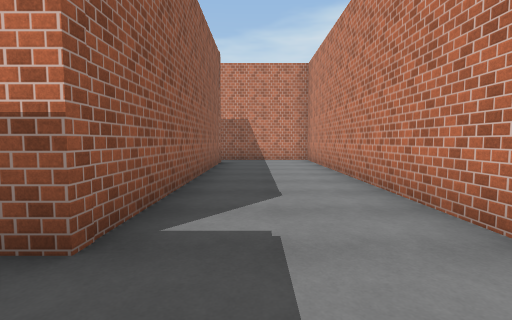
view 1 (above)

23 first-person views from a walk through a 3-D level made in the Unity game engine. The camera is 1.4 m above the floor, tilts 4° down and sees 85° across. The floor is counted in squares, 1.89 m on a side. Each view is taken from the middle of a square. On the plan, view 1 faces up. The plan holds only what a view shows up to about 10 squares ahead; the rest is blank. The place goes on beyond the plan. The player is left out. Surface patterns are stand-ins for the level's own textures.

view 2
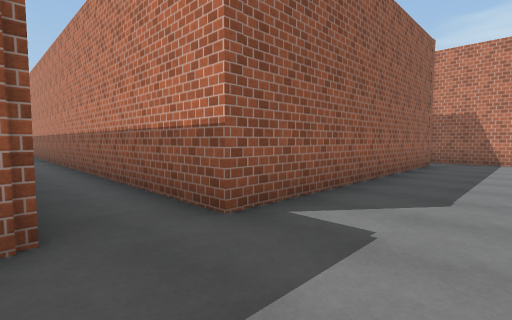

view 3
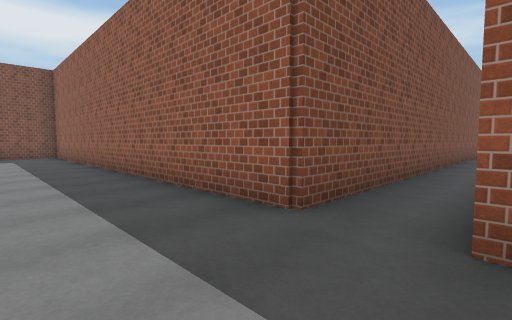

view 4
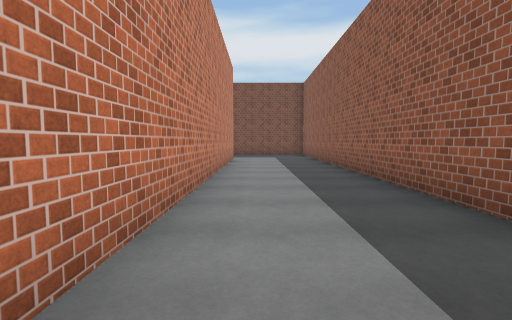

view 5
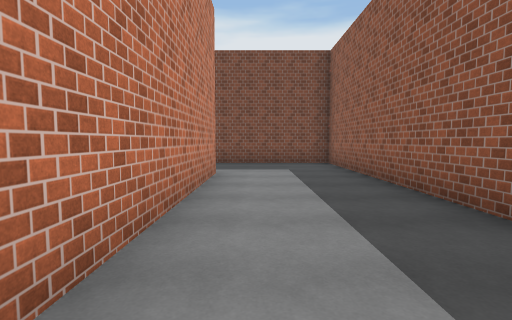

view 6
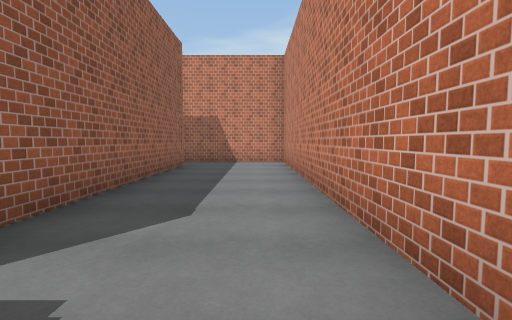

view 7
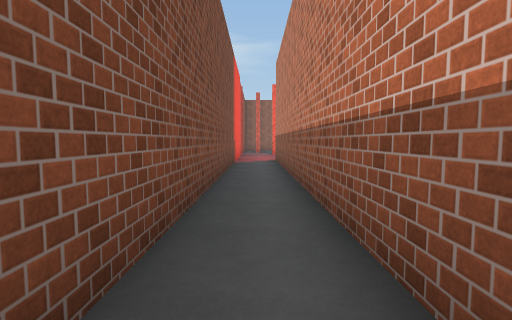

view 8
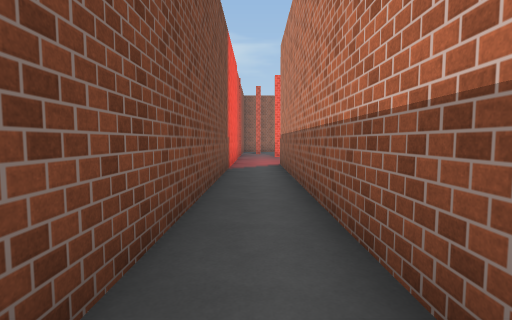

view 9
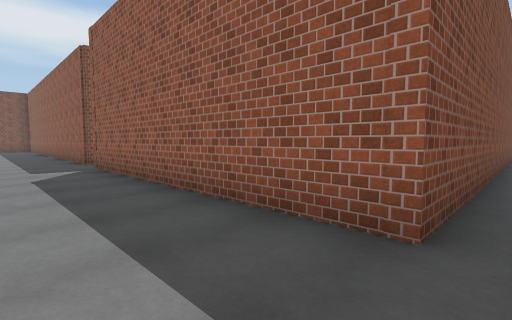

view 10
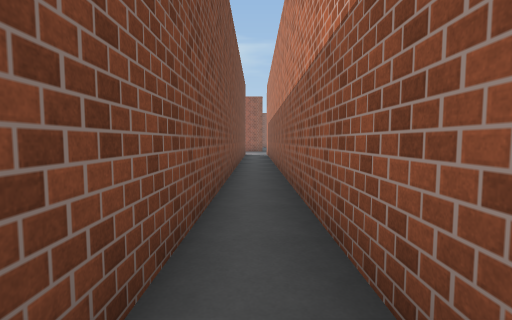

view 11
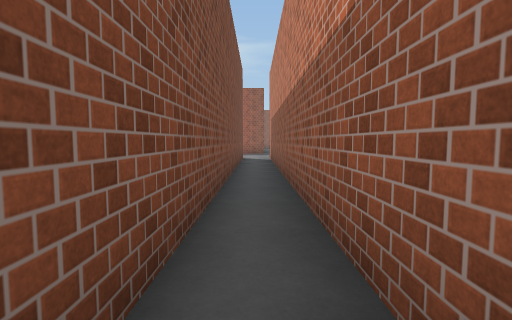

view 12
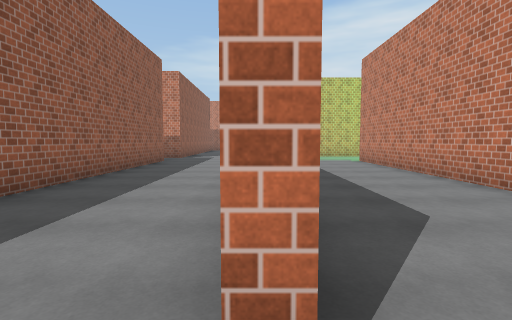

view 13
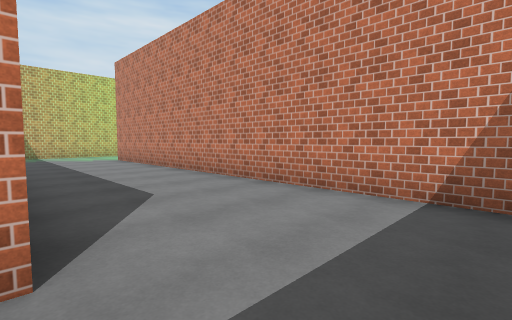

view 14
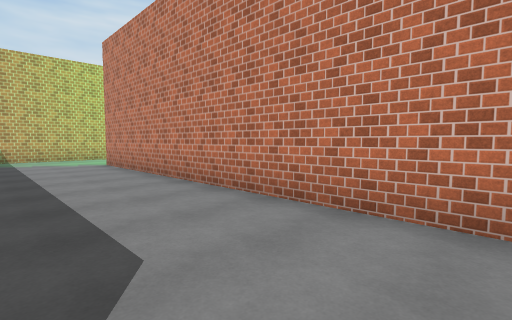

view 15
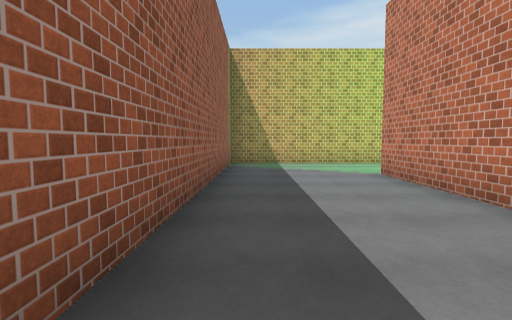

view 16
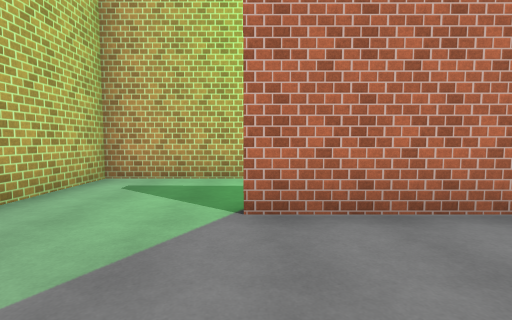

view 17
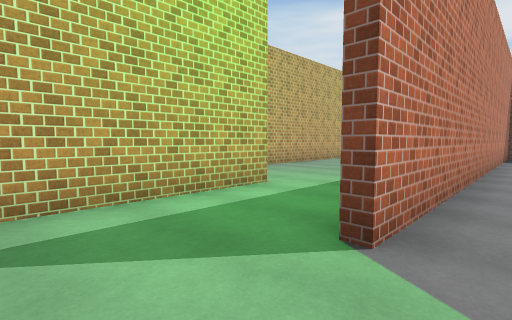

view 18
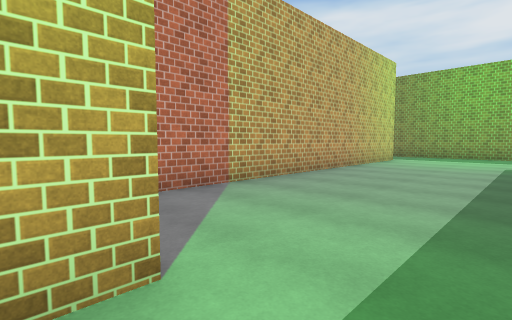

view 19
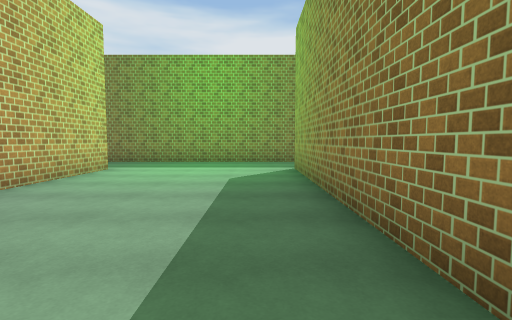

view 20
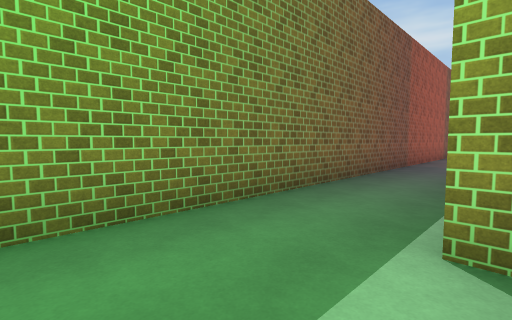

view 21
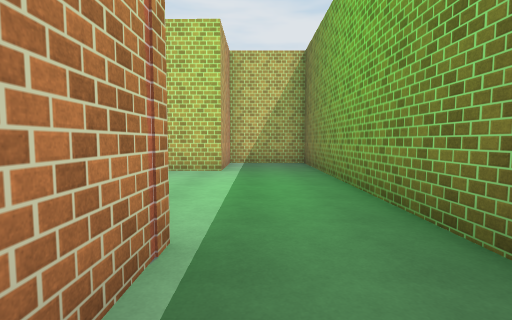

view 22
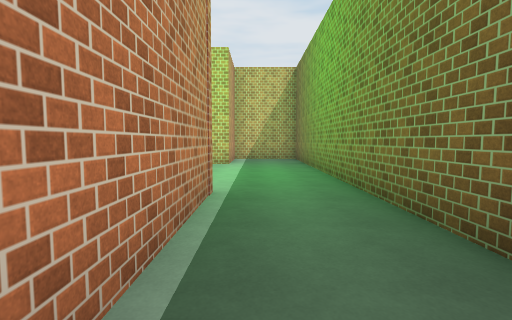

view 23
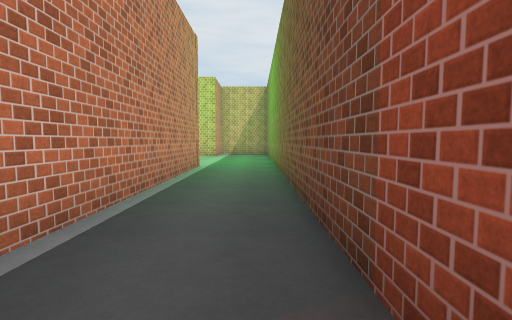

### Floor plan
Ten units are one square. View 1 is at (0, 0); x grows to the right and y downward. Boxes are objects, and circles mark ways between rooms. Rooms are numbered by the first view taken in them; rooms with no view inside come last. Other rooms are left out.
<svg viewBox="-150 -111 286 262">
<path fill="none" stroke="#000" d="M19 93 20 -106 -145 -106M-145 -3 -13 -3 -14 121 14 121M-141 -95 -12 -95 -12 -17 -145 -17M57 115 58 -1M14 121 24 121M54 -29 22 -29 22 52M60 60 60 124 -2 124M129 122 108 122 108 27M84 17 84 -5M-26 146 131 146 131 121M84 -5 84 -29 54 -29"/>
<circle cx="20" cy="105" r="3" fill="#2a7"/>
<circle cx="60" cy="-15" r="3" fill="#2a7"/>
<circle cx="75" cy="5" r="3" fill="#2a7"/>
<text x="-20" y="-10">1</text>
<text x="40" y="50">2</text>
<text x="70" y="90">3</text>
<text x="70" y="-20">4</text>
</svg>
Room 1 opens to room 2. Room 2 opens to room 4. Room 3 opens to room 4.

Where each view was taken, in squares from view 1:
view 1: 0 up, 0 right, facing up
view 2: 0 up, 1 right, facing up-left
view 3: 2 up, 1 right, facing down-left
view 4: 2 up, 1 right, facing down
view 5: 3 down, 1 right, facing down
view 6: 1 up, 1 right, facing up
view 7: 1 up, 6 left, facing left
view 8: 1 up, 8 left, facing left
view 9: 10 up, 1 right, facing down-left
view 10: 10 up, 2 left, facing left
view 11: 10 up, 5 left, facing left
view 12: 10 down, 2 right, facing up
view 13: 11 down, 2 right, facing up-right
view 14: 9 down, 3 right, facing up-right
view 15: 6 down, 3 right, facing up
view 16: 0 up, 3 right, facing right
view 17: 2 up, 5 right, facing down-right
view 18: 1 down, 7 right, facing down-right
view 19: 5 down, 7 right, facing down
view 20: 12 down, 8 right, facing down-left
view 21: 13 down, 4 right, facing right
view 22: 13 down, 2 right, facing right
view 23: 14 down, 2 left, facing right
